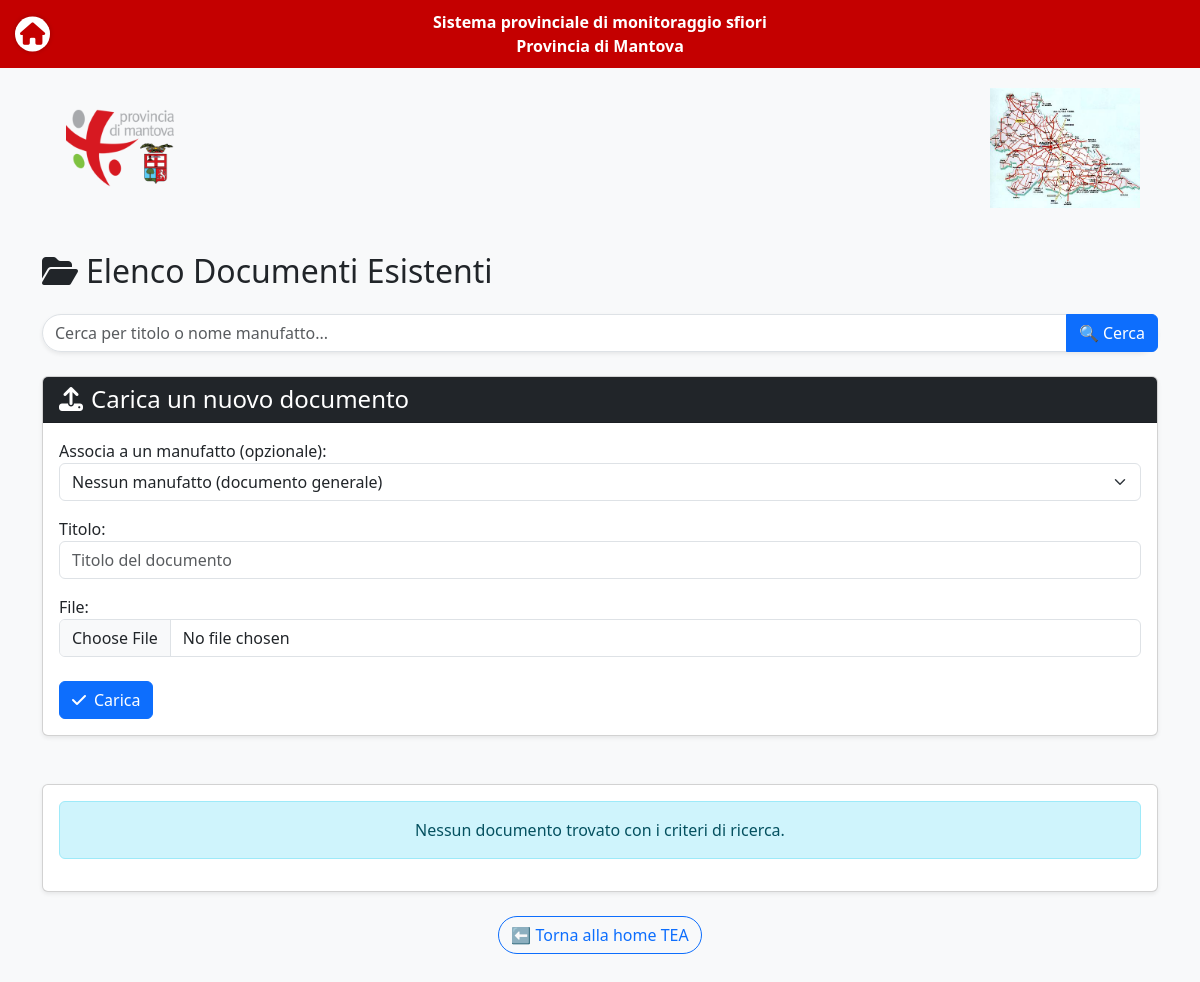
/manufatti/documenti/ (signed in), run on an earlier commit of the app's database.
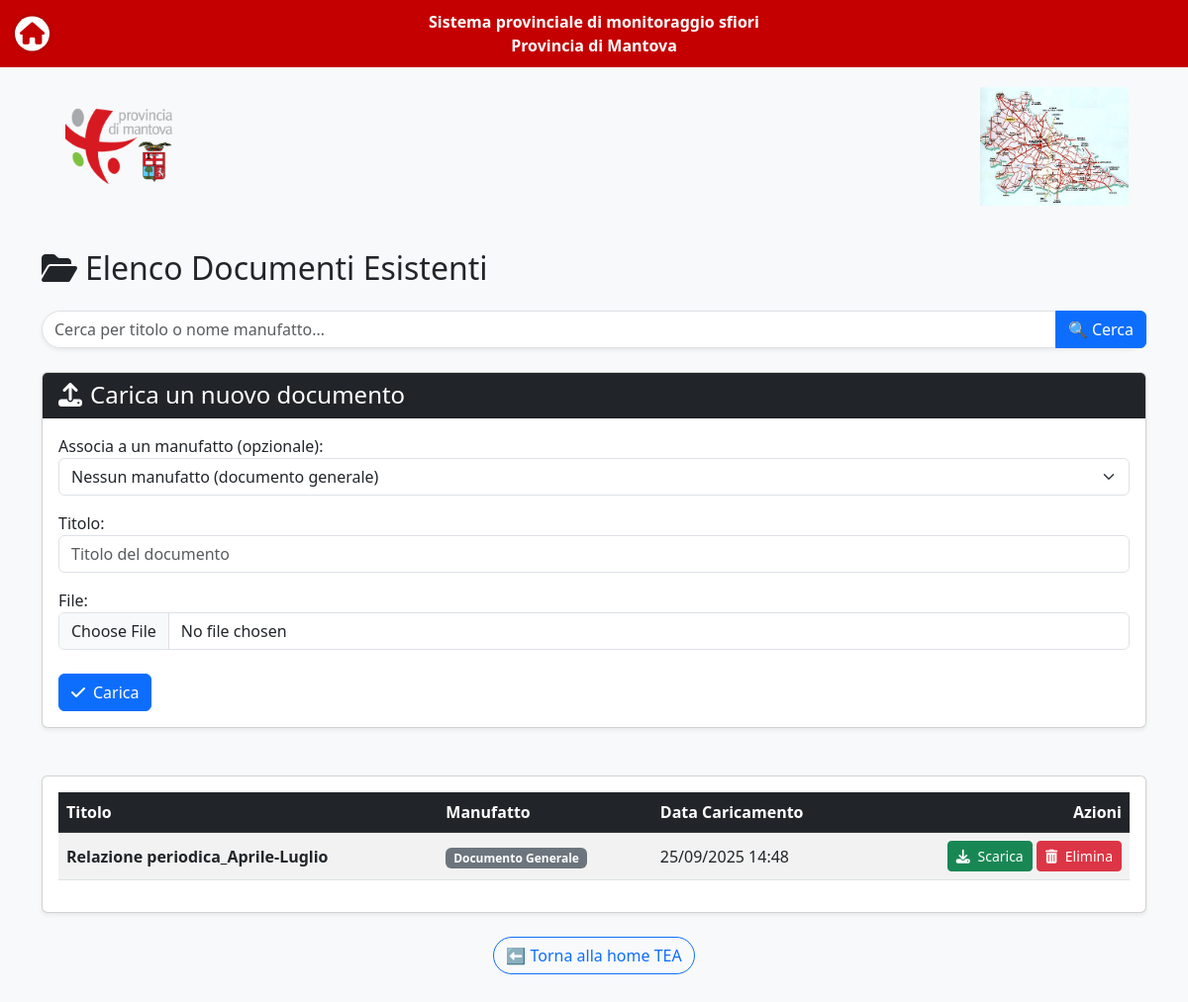
And on a later commit of the database.
### manufatti/models.py (models this page shows, shortened)
class Documento(models.Model):
    manufatto = models.ForeignKey(
        Manufatto,
        on_delete=models.SET_NULL,
        related_name='documenti',
        null=True,
        blank=True
    )
    titolo = models.CharField(max_length=200)
    file = models.FileField(upload_to='documenti/%Y/%m/%d/')
    data_caricamento = models.DateTimeField(auto_now_add=True)

### manufatti/views.py (the view)
# urls.py: path('documenti/', views.lista_documenti, name='lista_documenti'),
@login_required
def lista_documenti(request):
    ente_utente = get_user_ente(request.user)
    query = request.GET.get('query')
    if request.method == 'POST':
        form = DocumentoForm(request.POST, request.FILES)
        if form.is_valid():
            form.save()
            messages.success(request, 'Documento caricato con successo!')
            return redirect('lista_content')
    else:
        form = DocumentoForm()
    documenti = Documento.objects.select_related('manufatto').order_by('-data_caricamento')
    if query:
        documenti = documenti.filter(Q(titolo__icontains=query) | Q(manufatto__nome__icontains=query))
    context = {
        'documenti': documenti,
        'form': form,
        'query': query,
        'ente_utente': ente_utente,
    }
    return render(request, 'manufatti/lista_documenti.html', context)

### manufatti/forms.py
class DocumentoForm(forms.ModelForm):
    def __init__(self, *args, **kwargs):
        super().__init__(*args, **kwargs)
        self.fields['manufatto'].empty_label = "Nessun manufatto (documento generale)"
        self.fields['manufatto'].label = "Associa a un manufatto (opzionale)"
    class Meta:
        model = Documento
        fields = ['manufatto', 'titolo', 'file']
        widgets = {
            'manufatto': forms.Select(attrs={'class': 'form-select'}),
            'titolo': forms.TextInput(attrs={'class': 'form-control', 'placeholder': 'Titolo del documento'}),
            'file': forms.FileInput(attrs={'class': 'form-control'}),
        }

### manufatti/models.py (called while the page is built)
    def __str__(self):
        return self.nome

### manufatti/views.py (called while the page is built)
def get_user_ente(user):
    if user.is_authenticated:
        try:
            return user.profilo.ente
        except Profilo.DoesNotExist:
            return 'TEA'
        except AttributeError:
            return 'TEA'
    return 'TEA'

### manufatti/templates/manufatti/lista_documenti.html (shortened to what this page needs)
{% extends "accounts/base.html" %}
{% block content %}
<div class="container mt-4 mb-5">
    <h2 class="mb-4"><i class="fas fa-folder-open me-2"></i>Elenco Documenti Esistenti</h2>
    <form method="GET" action="{% url 'lista_documenti' %}" class="mb-4">
        <div class="input-group shadow-sm rounded-pill">
            <input type="text" name="query" class="form-control rounded-start-pill"
                   placeholder="Cerca per titolo o nome manufatto..."
                   value="{{ query|default:'' }}">
            <button class="btn btn-primary" type="submit">🔍 Cerca</button>
        </div>
    </form>
    <div class="card shadow-sm mb-5">
        <div class="card-header bg-dark text-white">
            <h4 class="mb-0"><i class="fas fa-upload me-2"></i>Carica un nuovo documento</h4>
        </div>
        <div class="card-body">
            <form method="post" enctype="multipart/form-data">
                {{ form.as_p }}
                <button type="submit" class="btn btn-primary mt-2"><i class="fas fa-check me-2"></i>Carica</button>
            </form>
        </div>
    </div>
    <div class="card shadow-sm">
        <div class="card-body">
            {% if documenti %}
                <div class="table-responsive">
                    <table class="table table-striped table-hover align-middle">
                        <thead class="table-dark">
                            <tr>
                                <th scope="col">Titolo</th>
                                <th scope="col">Manufatto</th>
                                <th scope="col">Data Caricamento</th>
                                <th scope="col" class="text-end">Azioni</th>
                            </tr>
                        </thead>
                        <tbody>
                            {% for doc in documenti %}
                                <tr>
                                    <td><strong>{{ doc.titolo }}</strong></td>
                                    <td>
                                        {% if doc.manufatto %}
                                            <a href="{% url 'dettaglio_manufatto' doc.manufatto.id %}" class="text-primary">{{ doc.manufatto.nome }}</a>
                                        {% else %}
                                            <span class="badge bg-secondary">Documento Generale</span>
                                        {% endif %}
                                    </td>
                                    <td>{{ doc.data_caricamento|date:"d/m/Y H:i" }}</td>
                                    <td class="text-end">
                                       <a href="{% url 'scarica_documento' doc.id %}" class="btn btn-success btn-sm">
                                            <i class="fas fa-download me-1"></i> Scarica
                                        </a>
                                        <form method="post" action="{% url 'elimina_documento' doc.id %}" style="display: inline;" onsubmit="return confirm('Sei sicuro di voler eliminare questo documento?');">
                                            <button type="submit" class="btn btn-danger btn-sm">
                                                <i class="fas fa-trash-alt me-1"></i> Elimina
                                            </button>
                                        </form>
                                    </td>
                                </tr>
                            {% endfor %}
                        </tbody>
                    </table>
                </div>
            {% else %}
                <p class="text-center alert alert-info">Nessun documento trovato con i criteri di ricerca.</p>
            {% endif %}
        </div>
    </div>
    <div class="text-center mt-4">
        {% if ente_utente == 'AATO' %}
            <a href="{% url 'aato' %}" class="btn btn-outline-primary rounded-pill">⬅ Torna alla home AATO</a>
        {% else %}
            <a href="{% url 'tea' %}" class="btn btn-outline-primary rounded-pill">⬅ Torna alla home TEA</a>
        {% endif %}
    </div>
</div>
{% endblock %}

What changed in the data, as far as the page shows it:
added Documento: titolo "Relazione periodica_Aprile-Luglio", shows "Documento Generale", data_caricamento "25/09/2025 14:48"
Also different on the page:
text no longer shown: "Nessun documento trovato con i criteri di ricerca."
text now shown: "Titolo Manufatto Data Caricamento Azioni"
